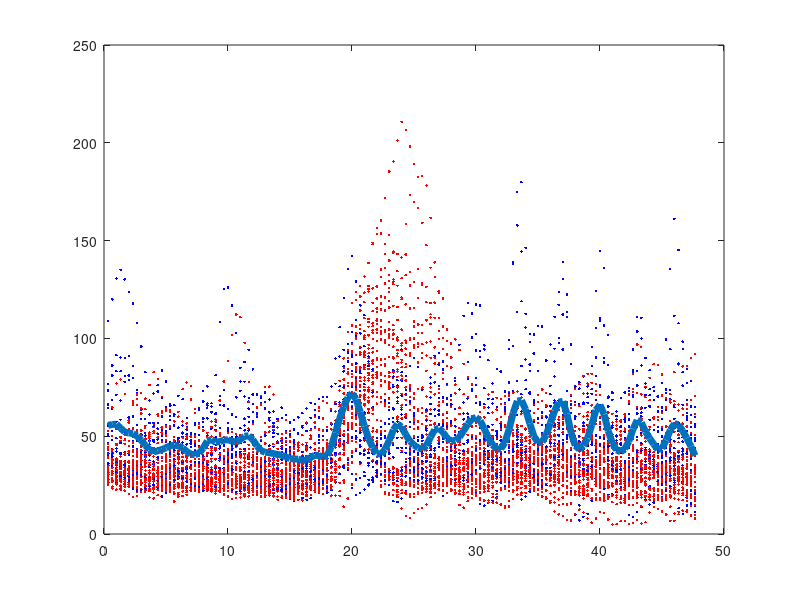

The MATLAB script that drew this image: (Note: this script raises an error after producing the figure.)
clear all; close all; clc

C1 = load('Sheng1.mat');
C2 = load('Sheng2.mat');



AlAf_1  = zeros(101,143);
AlAf_2  = zeros(101,143);
cg1 = 0; cg2 = 0;
Peaks1 = zeros(101,2);
Peaks2 = zeros(101,2);
Before = zeros(50,101);
During = zeros(143,101);
After = zeros(143,101);
l = linspace(1/3,143/3,143);
for i = 1:101
    i
    F1 = C1.UV8MX_data(1,i).YFP;
    F2 = C2.UV8cnt_data(1,i).YFP;
    
    M = 50;
    if (F1(end) > 0)
                cg1 = cg1 + 1;
         plot(l,F1,'.b'); hold on; 
         AlAf_1(cg1,1:length(F1)) = F1; 

        g = find(F1(50:end) == max(F1(50:end)))+49;
        Peaks1(cg1,2) = F1(g); Peaks1(cg1,1) = (F1(g)-F1(50))/(g-50);
    end
    if (F2(end) > 0)
        cg2 = cg2 + 1;
        AlAf_2(cg2,1:length(F2)) = F2; 
        plot(l,F2,'.r')
        g = find(F2(50:end) == max(F2(50:end)))+49;
        Peaks2(cg2,2) = F2(g); Peaks2(cg2,1) = (F2(59)-F2(50))/(59-50);
    end
        
end

Means1 = zeros(143,1);
Means2 = zeros(143,1);
for i = 1:143
    ML1 = find(AlAf_1(:,i));
    ML2 = find(AlAf_2(:,i));
    Means1(i,1) = mean(AlAf_1(ML1,i));
    Means2(i,1) = mean(AlAf_2(ML2,i));
end


plot(l,Means1,'LineWidth',5); goodplot
plot(l,Means2,'LineWidth',5); goodplot
axis([0 50 0 500])


